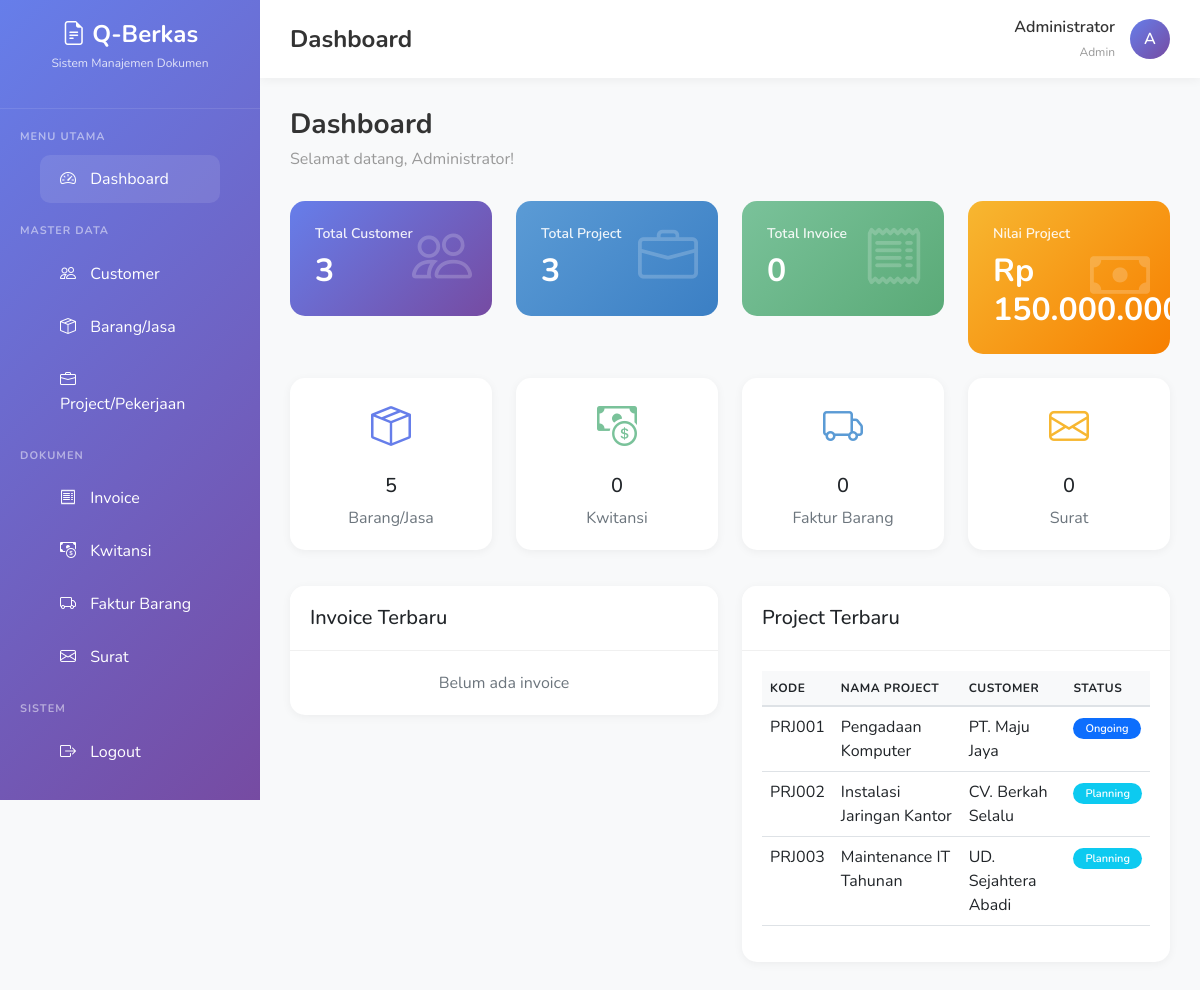
/dashboard.php (signed in), run on the app's committed database.
### tables this page shows
CREATE TABLE IF NOT EXISTS projects (
    id INT AUTO_INCREMENT PRIMARY KEY,
    code VARCHAR(20) UNIQUE NOT NULL,
    name VARCHAR(200) NOT NULL,
    customer_id INT NOT NULL,
    description TEXT,
    start_date DATE,
    end_date DATE,
    status ENUM('planning', 'ongoing', 'completed', 'cancelled') DEFAULT 'planning',
    total_value DECIMAL(15,2) DEFAULT 0,
    created_at TIMESTAMP DEFAULT CURRENT_TIMESTAMP,
    updated_at TIMESTAMP DEFAULT CURRENT_TIMESTAMP ON UPDATE CURRENT_TIMESTAMP,
    FOREIGN KEY (customer_id) REFERENCES customers(id) ON DELETE RESTRICT
);

CREATE TABLE IF NOT EXISTS customers (
    id INT AUTO_INCREMENT PRIMARY KEY,
    code VARCHAR(20) UNIQUE NOT NULL,
    name VARCHAR(200) NOT NULL,
    address TEXT,
    city VARCHAR(100),
    phone VARCHAR(20),
    email VARCHAR(100),
    contact_person VARCHAR(100),
    notes TEXT,
    created_at TIMESTAMP DEFAULT CURRENT_TIMESTAMP,
    updated_at TIMESTAMP DEFAULT CURRENT_TIMESTAMP ON UPDATE CURRENT_TIMESTAMP
);

### config/config.php (called while the page is built, shortened)
<?php
function formatRupiah($amount) {
    return 'Rp ' . number_format($amount, 0, ',', '.');
}
?>

### dashboard.php (the view, shortened to what this page needs)
<?php
require_once __DIR__ . '/config/config.php';
$db = new Database();
$conn = $db->getConnection();
$stats = [
    'customers' => 0,
    'items' => 0,
    'projects' => 0,
    'invoices' => 0,
    'receipts' => 0,
    'delivery_notes' => 0,
    'letters' => 0,
    'total_value' => 0
];
if ($conn) {
    try {
        $stmt = $conn->query("SELECT COUNT(*) as count FROM customers");
        $stats['customers'] = $stmt->fetch()['count'];
        $stmt = $conn->query("SELECT COUNT(*) as count FROM items");
        $stats['items'] = $stmt->fetch()['count'];
        $stmt = $conn->query("SELECT COUNT(*) as count FROM projects");
        $stats['projects'] = $stmt->fetch()['count'];
        $stmt = $conn->query("SELECT COUNT(*) as count FROM invoices");
        $stats['invoices'] = $stmt->fetch()['count'];
        $stmt = $conn->query("SELECT COUNT(*) as count FROM receipts");
        $stats['receipts'] = $stmt->fetch()['count'];
        $stmt = $conn->query("SELECT COUNT(*) as count FROM delivery_notes");
        $stats['delivery_notes'] = $stmt->fetch()['count'];
        $stmt = $conn->query("SELECT COUNT(*) as count FROM letters");
        $stats['letters'] = $stmt->fetch()['count'];
        $stmt = $conn->query("SELECT SUM(total_value) as total FROM projects WHERE status IN ('ongoing', 'completed')");
        $result = $stmt->fetch();
        $stats['total_value'] = $result['total'] ?? 0;
        $stmt = $conn->query("SELECT i.*, c.name as customer_name
                              FROM invoices i
                              LEFT JOIN customers c ON i.customer_id = c.id
                              ORDER BY i.created_at DESC LIMIT 5");
        $recent_invoices = $stmt->fetchAll();
        $stmt = $conn->query("SELECT p.*, c.name as customer_name
                              FROM projects p
                              LEFT JOIN customers c ON p.customer_id = c.id
                              ORDER BY p.created_at DESC LIMIT 5");
        $recent_projects = $stmt->fetchAll();
    } catch (PDOException $e) {
    }
}
?>
<div class="page-heading">
    <h3>Dashboard</h3>
    <p>Selamat datang, <?php echo $_SESSION['full_name']; ?>!</p>
</div>
<div class="row">
    <div class="col-xl-3 col-md-6 mb-4">
        <div class="stats-card purple">
            <h6>Total Customer</h6>
            <h2><?php echo $stats['customers']; ?></h2>
            <i class="bi bi-people icon"></i>
        </div>
    </div>
    <div class="col-xl-3 col-md-6 mb-4">
        <div class="stats-card blue">
            <h6>Total Project</h6>
            <h2><?php echo $stats['projects']; ?></h2>
            <i class="bi bi-briefcase icon"></i>
        </div>
    </div>
    <div class="col-xl-3 col-md-6 mb-4">
        <div class="stats-card green">
            <h6>Total Invoice</h6>
            <h2><?php echo $stats['invoices']; ?></h2>
            <i class="bi bi-receipt icon"></i>
        </div>
    </div>
    <div class="col-xl-3 col-md-6 mb-4">
        <div class="stats-card orange">
            <h6>Nilai Project</h6>
            <h2><?php echo formatRupiah($stats['total_value']); ?></h2>
            <i class="bi bi-cash icon"></i>
        </div>
    </div>
</div>
<div class="row">
    <div class="col-md-3 mb-3">
        <div class="card">
            <div class="card-body text-center">
                <i class="bi bi-box-seam" style="font-size: 40px; color: #667eea;"></i>
                <h5 class="mt-3"><?php echo $stats['items']; ?></h5>
                <p class="text-muted mb-0">Barang/Jasa</p>
            </div>
        </div>
    </div>
    <div class="col-md-3 mb-3">
        <div class="card">
            <div class="card-body text-center">
                <i class="bi bi-cash-coin" style="font-size: 40px; color: #7ac29a;"></i>
                <h5 class="mt-3"><?php echo $stats['receipts']; ?></h5>
                <p class="text-muted mb-0">Kwitansi</p>
            </div>
        </div>
    </div>
    <div class="col-md-3 mb-3">
        <div class="card">
            <div class="card-body text-center">
                <i class="bi bi-truck" style="font-size: 40px; color: #5b9bd5;"></i>
                <h5 class="mt-3"><?php echo $stats['delivery_notes']; ?></h5>
                <p class="text-muted mb-0">Faktur Barang</p>
            </div>
        </div>
    </div>
    <div class="col-md-3 mb-3">
        <div class="card">
            <div class="card-body text-center">
                <i class="bi bi-envelope" style="font-size: 40px; color: #f7b731;"></i>
                <h5 class="mt-3"><?php echo $stats['letters']; ?></h5>
                <p class="text-muted mb-0">Surat</p>
            </div>
        </div>
    </div>
</div>
<div class="row">
    <div class="col-md-6">
        <div class="card">
            <div class="card-header">
                <h5 class="mb-0">Invoice Terbaru</h5>
            </div>
            <div class="card-body">
                <?php if (!empty($recent_invoices)): ?>
                <div class="table-responsive">
                    <table class="table table-hover">
                        <thead>
                            <tr>
                                <th>No. Invoice</th>
                                <th>Customer</th>
                                <th>Total</th>
                                <th>Status</th>
                            </tr>
                        </thead>
                        <tbody>
                            <?php foreach ($recent_invoices as $invoice): ?>
                            <tr>
                                <td><?php echo htmlspecialchars($invoice['invoice_number']); ?></td>
                                <td><?php echo htmlspecialchars($invoice['customer_name']); ?></td>
                                <td><?php echo formatRupiah($invoice['total']); ?></td>
                                <td>
                                    <?php
                                    $badge_class = 'secondary';
                                    switch($invoice['status']) {
                                        case 'paid': $badge_class = 'success'; break;
                                        case 'sent': $badge_class = 'info'; break;
                                        case 'cancelled': $badge_class = 'danger'; break;
                                    }
                                    ?>
                                    <span class="badge bg-<?php echo $badge_class; ?>">
                                        <?php echo ucfirst($invoice['status']); ?>
                                    </span>
                                </td>
                            </tr>
                            <?php endforeach; ?>
                        </tbody>
                    </table>
                </div>
                <?php else: ?>
                <p class="text-muted text-center mb-0">Belum ada invoice</p>
                <?php endif; ?>
            </div>
        </div>
    </div>
    <div class="col-md-6">
        <div class="card">
            <div class="card-header">
                <h5 class="mb-0">Project Terbaru</h5>
            </div>
            <div class="card-body">
                <?php if (!empty($recent_projects)): ?>
                <div class="table-responsive">
                    <table class="table table-hover">
                        <thead>
                            <tr>
                                <th>Kode</th>
                                <th>Nama Project</th>
                                <th>Customer</th>
                                <th>Status</th>
                            </tr>
                        </thead>
                        <tbody>
                            <?php foreach ($recent_projects as $project): ?>
                            <tr>
                                <td><?php echo htmlspecialchars($project['code']); ?></td>
                                <td><?php echo htmlspecialchars($project['name']); ?></td>
                                <td><?php echo htmlspecialchars($project['customer_name']); ?></td>
                                <td>
                                    <?php
                                    $badge_class = 'secondary';
                                    switch($project['status']) {
                                        case 'ongoing': $badge_class = 'primary'; break;
                                        case 'planning': $badge_class = 'info'; break;
                                    }
                                    ?>
                                    <span class="badge bg-<?php echo $badge_class; ?>">
                                        <?php echo ucfirst($project['status']); ?>
                                    </span>
                                </td>
                            </tr>
                            <?php endforeach; ?>
                        </tbody>
                    </table>
                </div>
                <?php else: ?>
                <p class="text-muted text-center mb-0">Belum ada project</p>
                <?php endif; ?>
            </div>
        </div>
    </div>
</div>
<?php
include __DIR__ . '/app/views/layouts/main.php';
?>

### data on the page
projects: code "PRJ001", name "Pengadaan Komputer", customer.name "PT. Maju Jaya", status "Ongoing"
projects: code "PRJ002", name "Instalasi Jaringan Kantor", customer.name "CV. Berkah Selalu", status "Planning"
projects: code "PRJ003", name "Maintenance IT Tahunan", customer.name "UD. Sejahtera Abadi", status "Planning"

### other printed values
$page_title "Dashboard"
$_SESSION['full_name'] "Administrator"
$_SESSION['role'] "Admin"
substr($_SESSION['full_name'] ?? 'U', 0, 1) "A"
$stats['customers'] "3"
$stats['projects'] "3"
$stats['invoices'] "0"
formatRupiah($stats['total_value']) "Rp…"
$stats['items'] "5"
$stats['receipts'] "0"
$stats['delivery_notes'] "0"
$stats['letters'] "0"
